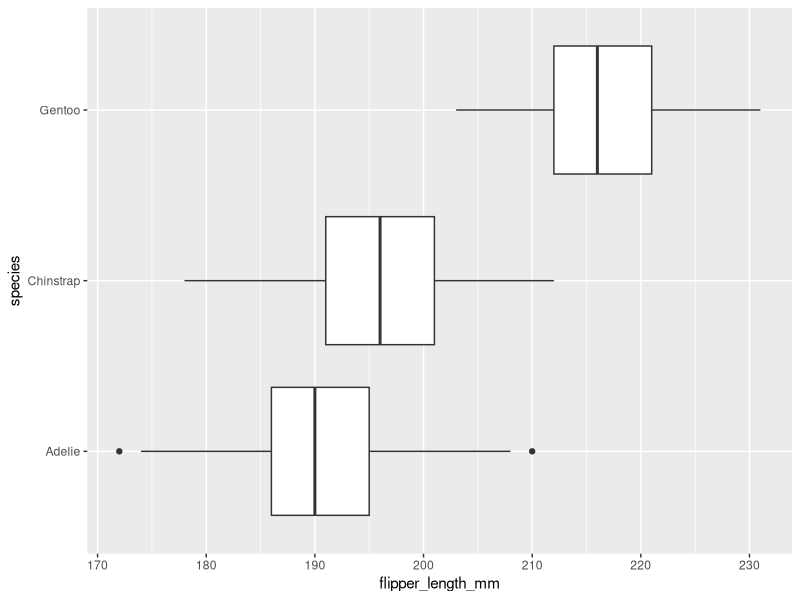
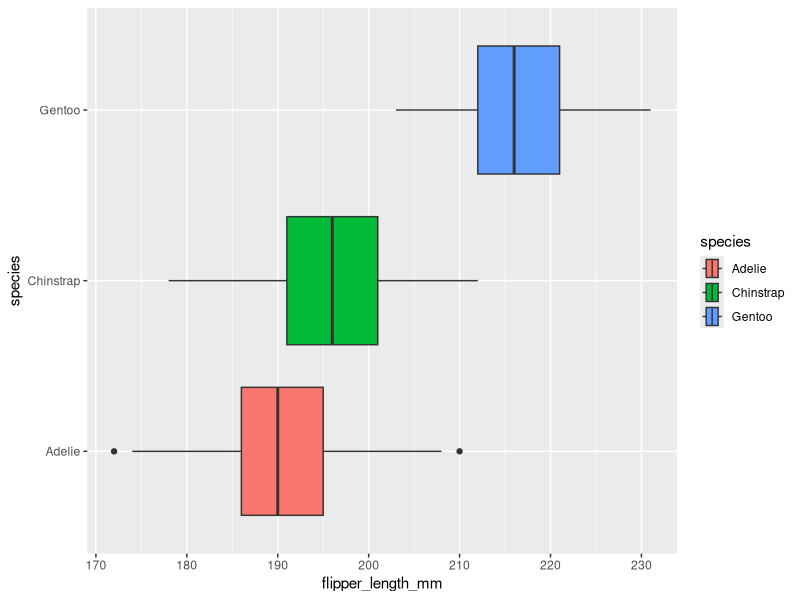
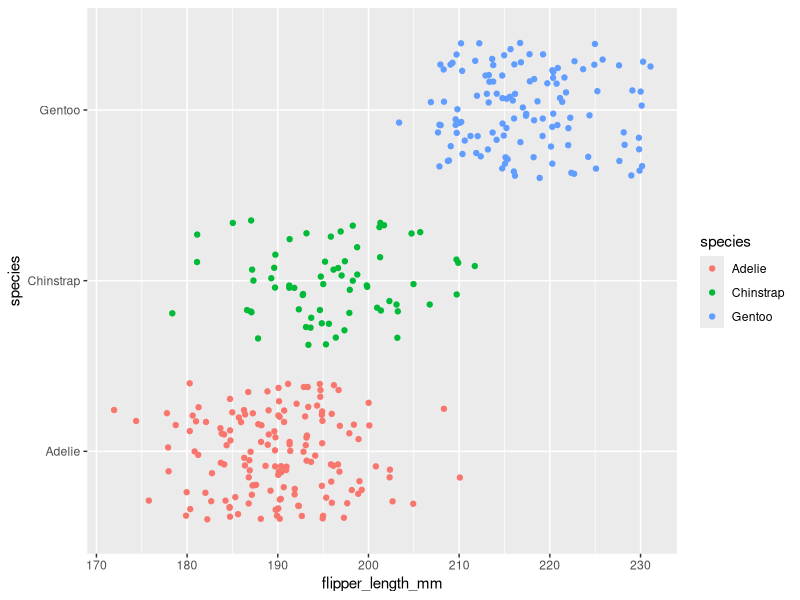

These figures' R source, in order:
## ---- chunk 1
knitr::opts_chunk$set(error = TRUE)
## ---- chunk 2
library(palmerpenguins)
penguins
## ---- chunk 3
library(ggplot2)
## ---- chunk 4
ggplot(data = penguins, mapping = aes(x = flipper_length_mm, y = species)) +
  geom_boxplot()
## ---- chunk 5
ggplot(data = penguins, mapping = aes(x = flipper_length_mm, y = species, fill = species)) +
  geom_boxplot()
## ---- chunk 6
ggplot(data = penguins, mapping = aes(x = flipper_length_mm, y = species, color = species)) +
  geom_jitter()
## ---- chunk 7

## ---- chunk 8

## ---- chunk 9

## ---- chunk 10

## ---- chunk 11

## ---- chunk 12

## ---- chunk 13

## ---- chunk 14

